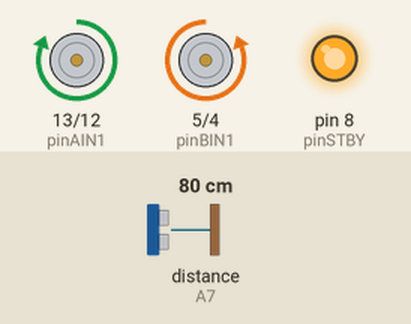
Bench run of a sketch on a simulated Arduino Mega 2560, built with avr-gcc and run on an emulated ATmega2560. On the bench: motor-driver pin pairs drawn as motors (green arrow = first pin HIGH = forward, orange = second pin HIGH = backward, longer = more drive, scaled by the enable pin, stopped while the standby pin is LOW), output pins drawn as LEDs (lit = HIGH). Wiring (inferred from the names in the program): ultrasonic range finder: trigger A4; echo A7. The inputs (shaded band) are chosen by the test bench; at power-on: distance to the obstacle (sensor on A7) 80 cm. The echo pulse lasts 58.3 µs per cm; pins used as bus, display or sensor lines are not drawn.

Above: at 6.2 s.
6.3 s: distance to the obstacle (sensor on A7) set to 4 cm
At 7.0 s:
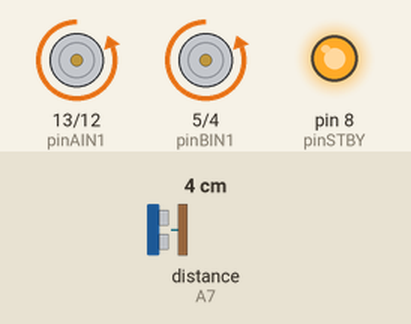
7.8 s: distance to the obstacle (sensor on A7) set to 2 cm
At 10.2 s:
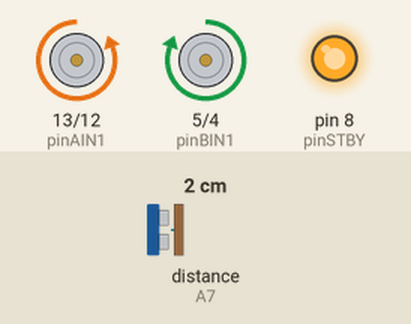
10.5 s: distance to the obstacle (sensor on A7) set to 35 cm
12.6 s: distance to the obstacle (sensor on A7) set to 60 cm
At 14.8 s:
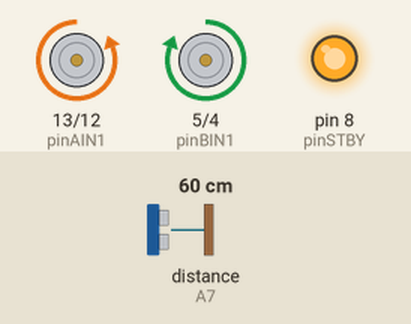
Timing chart, 0 to 16.3 s (numbered marks = the images above; inputs shaded):
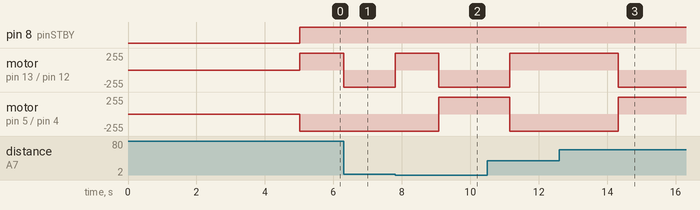

The sketch:

BLUE_sumo.ino
```cpp
#include <ZumoMotors.h>

#define TURN_SPEED 125
#define DRIVE_SPEED 400
#define REVERSE_TIME 200
#define PING_RANGE 50       //centimeters
#define TURN_DURATION 500
#define LIGHT_THRESH 200 // greater than = black

/*
Connections:
- Pin 9 ---> PWMA
- Pin 12 ---> AIN2
- Pin 13 ---> AIN1
- Pin 8 ---> STBY
- Pin 5 ---> BIN1
- Pin 4 ---> BIN2
- Pin 10 ---> PWMB

- Motor 1: A01 and A02
- Motor 2: B01 and B02

*/

ZumoMotors motors;

//Motor 1
int pinAIN1 = 13; //Direction
int pinAIN2 = 12; //Direction
int pinPWMA = 9; //Speed

//Motor 2
int pinBIN1 = 5; //Direction
int pinBIN2 = 4; //Direction
int pinPWMB = 10; //Speed

//Standby
int pinSTBY = 8;

//Constants to help remember the parameters
static boolean turnCW = 0;  //for motorDrive function
static boolean turnCCW = 1; //for motorDrive function
static boolean motor1 = 0;  //for motorDrive, motorStop, motorBrake functions
static boolean motor2 = 1;  //for motorDrive, motorStop, motorBrake functions

const int trigPin = A4;
const int echoPin = A7;

int Left_Light_Pin = A6;     // analog 6
int Right_Light_Pin = A0;    // analog 0

// light sensors
float QRE_Value_L = 0;
float QRE_Value_R = 0;
long ObjectDistance = 0;

// establish variables for duration of the ping,
// and the distance result in inches and centimeters:
long duration, inches, cm;

int rightTurnCount, leftTurnCount;


void setup()
{ // put your setup code here, to run once:
  pinMode(pinPWMA, OUTPUT);
  pinMode(pinAIN1, OUTPUT);
  pinMode(pinAIN2, OUTPUT);

  pinMode(pinPWMB, OUTPUT);
  pinMode(pinBIN1, OUTPUT);
  pinMode(pinBIN2, OUTPUT);

  pinMode(pinSTBY, OUTPUT);

  rightTurnCount = 0;
  leftTurnCount = 0;

  delay(5010);  //wait 5 seconds at beginning of match
}


void loop()
{ // put your main code here, to run repeatedly:
  //  QRE_Value_L = analogRead(Left_Light_Pin);
  //  QRE_Value_R = analogRead(Right_Light_Pin);

  ObjectDistance = GetPingDistance();
  if (ObjectDistance < 6 && ObjectDistance > 1)
  {
    driveForward();
  }
  else
  {
    if (rightTurnCount < TURN_DURATION)
    {
      turnRight();
      rightTurnCount++;
    }
    else if (leftTurnCount < TURN_DURATION)
    {
      turnLeft();
      leftTurnCount++;
    }
    else
    {
      rightTurnCount = 0;
      leftTurnCount = 0;
      turnLeft();
      leftTurnCount++;
    }
  }
}

void Ping(int TimeLength)
{
  int MaxTime = TimeLength / 10;
  int i = 0;
  while (i < TimeLength)
  {
    i++;
    ObjectDistance = GetPingDistance();
  }
}

void driveForward()
{
  motorDrive(motor1, turnCCW, 255);
  motorDrive(motor2, turnCCW, 255);
}

void driveBackward()
{
  motorDrive(motor1, turnCW, 255);
  motorDrive(motor2, turnCW, 255);
}

void turnRight()
{
  motorDrive(motor1, turnCW, 255);
  motorDrive(motor2, turnCCW, 255);
}

void turnLeft()
{
  motorDrive(motor1, turnCCW, 255);
  motorDrive(motor2, turnCW, 255);
}

void motorDrive(boolean motorNumber, boolean motorDirection, int motorSpeed)
{
  /*
  This Drives a specified motor, in a specific direction, at a specified speed:
    - motorNumber: motor1 or motor2 ---> Motor 1 or Motor 2
    - motorDirection: turnCW or turnCCW ---> clockwise or counter-clockwise
    - motorSpeed: 0 to 255 ---> 0 = stop / 255 = fast
  */
  boolean pinIn1;  //Relates to AIN1 or BIN1 (depending on the motor number specified)

  //Specify the Direction to turn the motor
  //Clockwise: AIN1/BIN1 = HIGH and AIN2/BIN2 = LOW
  //Counter-Clockwise: AIN1/BIN1 = LOW and AIN2/BIN2 = HIGH
  if (motorDirection == turnCW)
    pinIn1 = HIGH;
  else
    pinIn1 = LOW;

  //Select the motor to turn, and set the direction and the speed
  if (motorNumber == motor1)
  {
    digitalWrite(pinAIN1, pinIn1);
    digitalWrite(pinAIN2, !pinIn1);  //This is the opposite of the AIN1
    analogWrite(pinPWMA, motorSpeed);
  }
  else
  {
    digitalWrite(pinBIN1, pinIn1);
    digitalWrite(pinBIN2, !pinIn1);  //This is the opposite of the BIN1
    analogWrite(pinPWMB, motorSpeed);
  }
  //Finally , make sure STBY is disabled - pull it HIGH
  digitalWrite(pinSTBY, HIGH);
}

void motorBrake(boolean motorNumber)
{
  /* This "Short Brake"s the specified motor, by setting speed to zero */

  if (motorNumber == motor1)
    analogWrite(pinPWMA, 0);
  else
    analogWrite(pinPWMB, 0);
}

void motorStop(boolean motorNumber)
{
  /*  This stops the specified motor by setting both IN pins to LOW */
  if (motorNumber == motor1) {
    digitalWrite(pinAIN1, LOW);
    digitalWrite(pinAIN2, LOW);
  }
  else
  {
    digitalWrite(pinBIN1, LOW);
    digitalWrite(pinBIN2, LOW);
  }
}

void motorsStandby()
{
  /*  This puts the motors into Standby Mode */
  digitalWrite(pinSTBY, LOW);
}

long GetPingDistance()
{
  // The sensor is triggered by a HIGH pulse of 10 or more microseconds.
  // Give a short LOW pulse beforehand to ensure a clean HIGH pulse:
  pinMode(trigPin, OUTPUT);
  analogWrite(trigPin, LOW);
  delayMicroseconds(2);
  digitalWrite(trigPin, HIGH);
  delayMicroseconds(10);
  digitalWrite(trigPin, LOW);

  // Read the signal from the sensor: a HIGH pulse whose
  // duration is the time (in microseconds) from the sending
  // of the ping to the reception of its echo off of an object.
  pinMode(echoPin, INPUT);
  duration = pulseIn(echoPin, HIGH);

  // convert the time into a distance
  // inches = microsecondsToInches(duration);
  cm = microsecondsToCentimeters(duration);

  delay(3);       // function delays 10ms
  return (cm);
}

long microsecondsToInches(long microseconds)
{
  // According to Parallax's datasheet for the PING))), there are
  // 73.746 microseconds per inch (i.e. sound travels at 1130 feet per
  // second).  This gives the distance travelled by the ping, outbound
  // and return, so we divide by 2 to get the distance of the obstacle.
  // See: http://www.parallax.com/dl/docs/prod/acc/28015-PING-v1.3.pdf
  return microseconds / 74 / 2;
}

long microsecondsToCentimeters(long microseconds)
{
  // The speed of sound is 340 m/s or 29 microseconds per centimeter.
  // The ping travels out and back, so to find the distance of the
  // object we take half of the distance travelled.
  return microseconds / 29 / 2;
}
```

Measured:
- the behaviour switches between 3 and 2 cm on distance to the obstacle (sensor on A7) (found by bisection; images 1 and 2)
- after the input at 6.3 s, motor on pin 13 (pinAIN1) / pin 12 (pinAIN2): forward 255/255 → backward 255/255 at once
- after the input at 7.8 s, motor on pin 13 (pinAIN1) / pin 12 (pinAIN2): backward 255/255 → forward 255/255 at once, → backward 255/255 1.3 s later; motor on pin 5 (pinBIN1) / pin 4 (pinBIN2): backward 255/255 → forward 255/255 after 1.3 s
- after the input at 12.6 s, motor on pin 13 (pinAIN1) / pin 12 (pinAIN2): forward 255/255 → backward 255/255 after 1.7 s instead of 1.4 s; motor on pin 5 (pinBIN1) / pin 4 (pinBIN2): backward 255/255 → forward 255/255 after 1.7 s instead of 1.4 s
